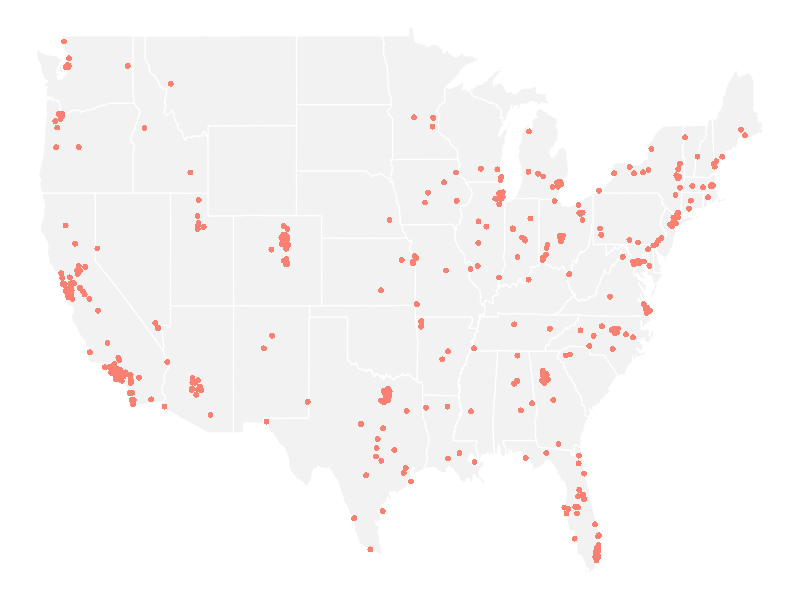
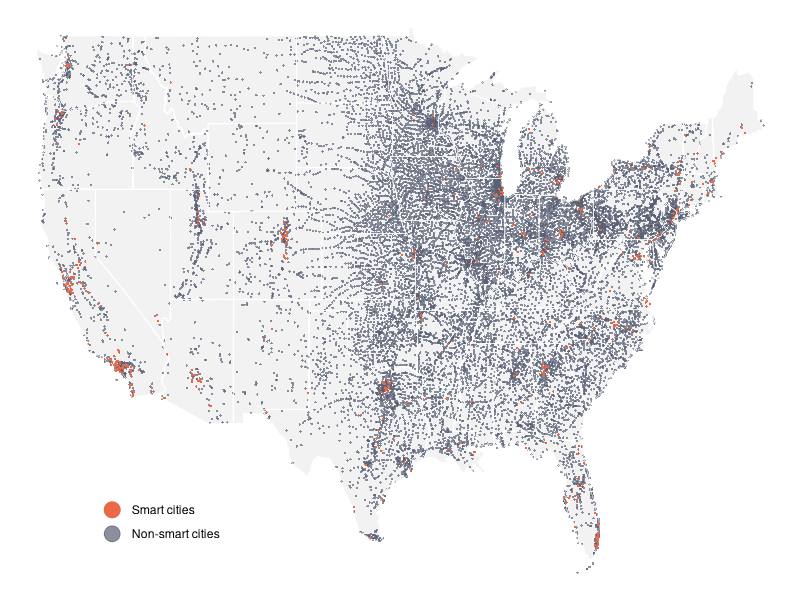
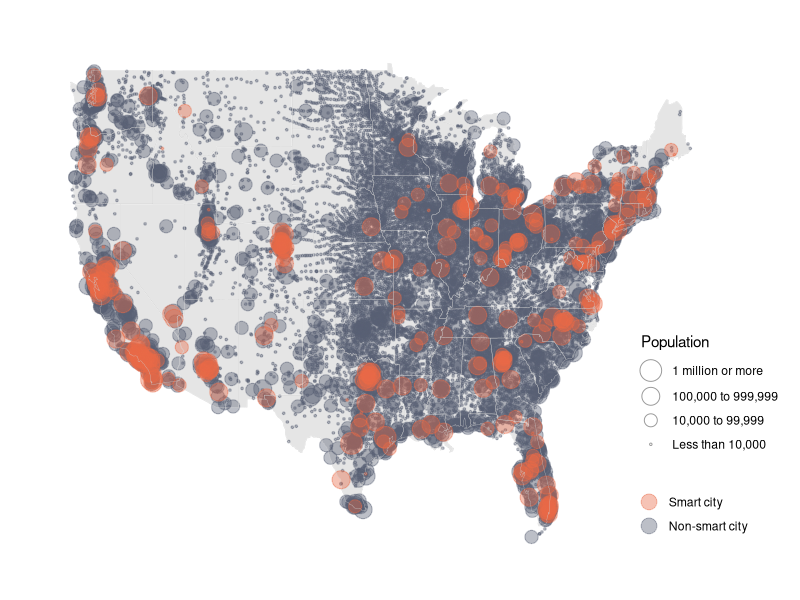

Here is the R script that generated these plots, in order:
## ---- chunk 1
options(scipen=16)
library(tidyverse)
## ---- chunk 2
df <- read_csv("data/smart_cities20240110.csv")
## ---- chunk 3
# total number of smart cities
sum(df$smart)
## ---- chunk 4
# total number of people in smart cities
df %>% filter(smart == 1) %>% summarise(total_pop=sum(POP20))
## ---- chunk 5
# summarize by state
df %>% group_by(State) %>% summarise(muni_count=n(), smart_count=sum(smart), smart_den=smart_count/muni_count*100) %>% arrange(smart_count)
## ---- chunk 6
# summarize by population
df <- df %>% mutate(pop_size=case_when(POP20>=1000000 ~ 4, POP20<1000000&POP20>=100000 ~3, POP20<100000&POP20>= 10000 ~2, POP20<10000 ~1))
df %>% group_by(pop_size) %>% summarise(muni_count=n(), smart_count=sum(smart), smart_den=round(smart_count/muni_count*100,1))
## ---- chunk 7
map_df <- df %>% filter(State!="AK") %>% filter(State!="HI") %>% arrange(smart) # to make smart cities pop up in map
## ---- chunk 8
#mycolor <- c("#596174","#d32d41" )
#mycolor <- c("#1c4e80","#d32d41" )
mycolor <- c("#596174","#ea6a47" )
states <- map_data("state")
## ---- chunk 9
#ggplot() + 
#  theme_void() +
#  geom_polygon(data = states, aes(x=long, y = lat, group = group), linewidth=0.4 ,color ="white",fill = 'gray90')
## ---- chunk 10
ggplot() + 
  geom_polygon(data = states, aes(x=long, y = lat, group = group), linewidth=0.4 ,color ="white",fill = 'gray95') + 
  geom_point(data = map_df %>% filter(smart==1),  aes(x = INTPTLON, y = INTPTLAT, stroke =0,  color=as.factor(smart)), size=2) + 
  theme_void() +
  xlab('') + ylab('') +
  scale_color_manual(name="", values = "salmon")+
  theme(panel.grid.major = element_blank(), panel.grid.minor = element_blank(), legend.position = c(0.2, 0.15))+
  guides(color="none", fill="none")
## ---- chunk 11
ggplot() + 
  geom_polygon(data = states, aes(x=long, y = lat, group = group), linewidth=0.4 ,color ="white",fill = 'gray95') + 
  geom_point(data = map_df,  aes(x = INTPTLON, y = INTPTLAT, stroke =0,  color=as.factor(smart)), size=0.8, alpha = 0.7) + 
  geom_path(data = states, aes(x = long, y = lat, group = group), color = "white", size = 0.2) +
  geom_point(data = map_df %>% filter(smart==1),  aes(x = INTPTLON, y = INTPTLAT, stroke =0,  color=as.factor(smart)), size=0.8) +
  theme_void() +
  xlab('') + ylab('') +
  scale_color_manual(name="", labels=c("1"="Smart cities", "0"="Non-smart cities"), values = mycolor)+
  theme(panel.grid.major = element_blank(), panel.grid.minor = element_blank(), legend.position = c(0.2, 0.15))+
  guides(color=guide_legend(reverse=T, override.aes = list(size = 5)))
#ggsave("figure/map.png")
## ---- chunk 12
ggplot() + 
  geom_polygon(data = states, aes(x=long, y = lat, group = group), linewidth=0.2, color ="white", fill = 'gray90') + 
  geom_point(data = map_df,  aes(x = INTPTLON, y = INTPTLAT, stroke=0.6, color=as.factor(smart),size=as.factor(pop_size)), alpha = 0.4) + 
  geom_path(data = states, aes(x = long, y = lat, group = group), color = "gray80", size = 0.1) +
  theme_void() +
  xlab('') + ylab('') +
  scale_size_ordinal(name=" Population", range=c(0.5,7), 
                      labels=c("4"="1 million or more" ,"3"= "100,000 to 999,999", "2"="10,000 to 99,999", "1"="Less than 10,000"), )+
  scale_color_manual(name=" ", labels=c("1"="Smart city", "0"="Non-smart city"), values = mycolor)+
  theme(panel.grid.major = element_blank(), panel.grid.minor = element_blank(), legend.position = c(0.98 , 0.24))+
  theme(plot.margin = unit(c(1,2,1,1), "cm"))+
  guides(size = guide_legend(reverse=T, override.aes = list(shape=1)), color=guide_legend(reverse=T, override.aes = list(size = 5)))
